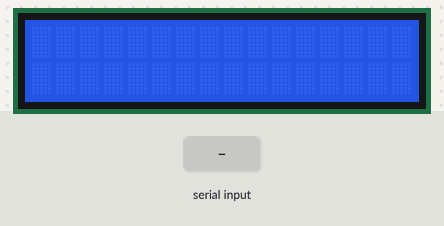
Bench run of a program on a simulated Raspberry Pi (BCM pin numbers). Parts: 16×2 character LCD. Inputs (shaded band) come from the test bench. What the program prints to the terminal is not drawn.

Above: at 1.2 s.
1.3 s: "1" typed at the terminal, then Enter
At 1.7 s:
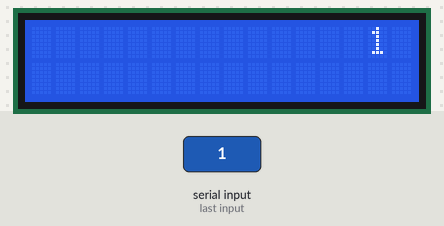
At 2.2 s:
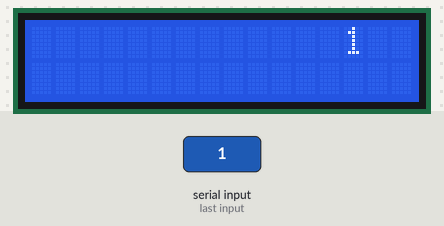
Timing chart, 0 to 4.3 s (numbered marks = the images above; inputs shaded):
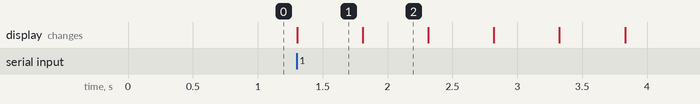

Measured:
- after the input at 1.3 s, the display: first changes at once (image 1 shows a later state)
- what the display in image 1 shows lasts 0.5 s, from 1.3 s to 1.8 s

The program:

LCDScroll.py
```python
#----------------------------------------------------------------------
#
#		READ FROM KEYBOARD AND SCROLL LEFT ON LCD
#		=========================================
#
# This program reads text from the keyboard and scrolls left on the LCD
#
# Author: Dogan Ibrahim
# File  : LCDScroll.py
# Date  : November 2020
#-----------------------------------------------------------------------
import board
import digitalio
import time
import adafruit_character_lcd.character_lcd as characterlcd

#
# Interface between the LCD and Raspberry Pi
#
D4 = digitalio.DigitalInOut(board.D21)		# Pin 40
D5 = digitalio.DigitalInOut(board.D20)		# Pin 38
D6 = digitalio.DigitalInOut(board.D16)		# Pin 36
D7 = digitalio.DigitalInOut(board.D12)		# Pin 32
RS = digitalio.DigitalInOut(board.D7)		# Pin 36
E = digitalio.DigitalInOut(board.D8)		# Pin 24
Columns = 16
Rows = 2


lcd = characterlcd.Character_LCD_Mono(RS,E,D4,D5,D6,D7,Columns,Rows)

lcd.home()					# Home cursor

try:

   txt = input("Enter text (not more than 16 characters): ")
   while True:
      lcd.cursor_position(15, 0)
      lcd.message = txt
      for i in range(len(txt)):
         lcd.move_left()
         time.sleep(0.5)

except KeyboardInterrupt:
    exit(0)
```
